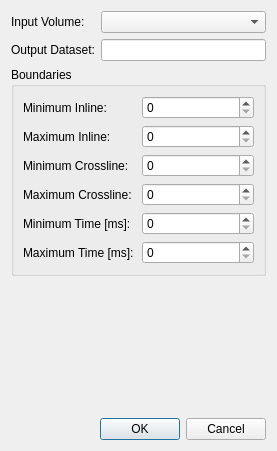
<?xml version="1.0" encoding="UTF-8"?>
<ui version="4.0">
 <class>ExtractDatasetDialog</class>
 <widget class="QDialog" name="ExtractDatasetDialog">
  <property name="geometry">
   <rect>
    <x>0</x>
    <y>0</y>
    <width>277</width>
    <height>451</height>
   </rect>
  </property>
  <property name="windowTitle">
   <string>Extract Dataset</string>
  </property>
  <layout class="QVBoxLayout" name="verticalLayout">
   <item>
    <layout class="QGridLayout" name="gridLayout_2">
     <item row="0" column="0">
      <widget class="QLabel" name="label_7">
       <property name="text">
        <string>Input Volume:</string>
       </property>
      </widget>
     </item>
     <item row="0" column="1">
      <widget class="QComboBox" name="cbInputVolume"/>
     </item>
     <item row="1" column="0">
      <widget class="QLabel" name="label_8">
       <property name="text">
        <string>Output Dataset:</string>
       </property>
      </widget>
     </item>
     <item row="1" column="1">
      <widget class="QLineEdit" name="leOutputDataset"/>
     </item>
    </layout>
   </item>
   <item>
    <widget class="QGroupBox" name="groupBox">
     <property name="title">
      <string>Boundaries</string>
     </property>
     <layout class="QGridLayout" name="gridLayout">
      <item row="0" column="0">
       <widget class="QLabel" name="label">
        <property name="text">
         <string>Minimum Inline:</string>
        </property>
       </widget>
      </item>
      <item row="0" column="1">
       <widget class="QSpinBox" name="sbMinIline">
        <property name="maximum">
         <number>1000</number>
        </property>
       </widget>
      </item>
      <item row="1" column="0">
       <widget class="QLabel" name="label_2">
        <property name="text">
         <string>Maximum Inline:</string>
        </property>
       </widget>
      </item>
      <item row="1" column="1">
       <widget class="QSpinBox" name="sbMaxIline"/>
      </item>
      <item row="2" column="0">
       <widget class="QLabel" name="label_3">
        <property name="text">
         <string>Minimum Crossline:</string>
        </property>
       </widget>
      </item>
      <item row="2" column="1">
       <widget class="QSpinBox" name="sbMinXline"/>
      </item>
      <item row="3" column="0">
       <widget class="QLabel" name="label_4">
        <property name="text">
         <string>Maximum Crossline:</string>
        </property>
       </widget>
      </item>
      <item row="3" column="1">
       <widget class="QSpinBox" name="sbMaxXline"/>
      </item>
      <item row="4" column="0">
       <widget class="QLabel" name="label_5">
        <property name="text">
         <string>Minimum Time [ms]:</string>
        </property>
       </widget>
      </item>
      <item row="4" column="1">
       <widget class="QSpinBox" name="sbMinMsec"/>
      </item>
      <item row="5" column="0">
       <widget class="QLabel" name="label_6">
        <property name="text">
         <string>Maximum Time [ms]:</string>
        </property>
       </widget>
      </item>
      <item row="5" column="1">
       <widget class="QSpinBox" name="sbMaxMsec"/>
      </item>
     </layout>
    </widget>
   </item>
   <item>
    <spacer name="verticalSpacer">
     <property name="orientation">
      <enum>Qt::Vertical</enum>
     </property>
     <property name="sizeHint" stdset="0">
      <size>
       <width>20</width>
       <height>68</height>
      </size>
     </property>
    </spacer>
   </item>
   <item>
    <widget class="QDialogButtonBox" name="buttonBox">
     <property name="orientation">
      <enum>Qt::Horizontal</enum>
     </property>
     <property name="standardButtons">
      <set>QDialogButtonBox::Cancel|QDialogButtonBox::Ok</set>
     </property>
    </widget>
   </item>
  </layout>
 </widget>
 <resources/>
 <connections>
  <connection>
   <sender>buttonBox</sender>
   <signal>accepted()</signal>
   <receiver>ExtractDatasetDialog</receiver>
   <slot>accept()</slot>
   <hints>
    <hint type="sourcelabel">
     <x>248</x>
     <y>254</y>
    </hint>
    <hint type="destinationlabel">
     <x>157</x>
     <y>274</y>
    </hint>
   </hints>
  </connection>
  <connection>
   <sender>buttonBox</sender>
   <signal>rejected()</signal>
   <receiver>ExtractDatasetDialog</receiver>
   <slot>reject()</slot>
   <hints>
    <hint type="sourcelabel">
     <x>316</x>
     <y>260</y>
    </hint>
    <hint type="destinationlabel">
     <x>286</x>
     <y>274</y>
    </hint>
   </hints>
  </connection>
 </connections>
</ui>
